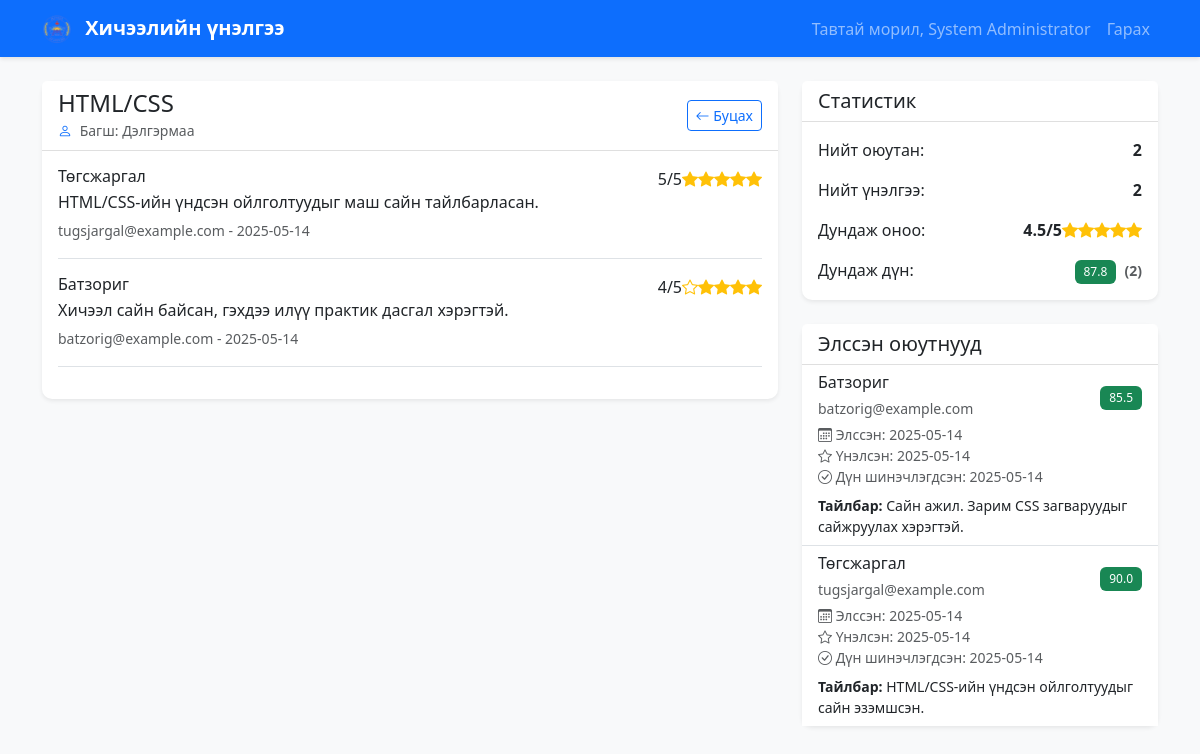
Screenshot of /evaluation/view.php?course_id=3 (signed in) with the database file from the repository.
### tables this page shows
CREATE TABLE IF NOT EXISTS courses (
    id INT AUTO_INCREMENT PRIMARY KEY,
    name VARCHAR(255) NOT NULL,
    teacher_id INT NOT NULL,
    created_at TIMESTAMP DEFAULT CURRENT_TIMESTAMP,
    FOREIGN KEY (teacher_id) REFERENCES users(id) ON DELETE CASCADE
);

CREATE TABLE IF NOT EXISTS users (
    id INT AUTO_INCREMENT PRIMARY KEY,
    name VARCHAR(255) NOT NULL,
    email VARCHAR(255) NOT NULL UNIQUE,
    password VARCHAR(255) NOT NULL,
    role ENUM('admin', 'teacher', 'student') NOT NULL,
    created_at TIMESTAMP DEFAULT CURRENT_TIMESTAMP
);

CREATE TABLE IF NOT EXISTS evaluations (
    id INT AUTO_INCREMENT PRIMARY KEY,
    course_id INT NOT NULL,
    student_id INT NOT NULL,
    score INT NOT NULL CHECK (score BETWEEN 1 AND 5),
    comment TEXT NOT NULL,
    created_at TIMESTAMP DEFAULT CURRENT_TIMESTAMP,
    FOREIGN KEY (course_id) REFERENCES courses(id) ON DELETE CASCADE,
    FOREIGN KEY (student_id) REFERENCES users(id) ON DELETE CASCADE,
    UNIQUE KEY unique_evaluation (course_id, student_id)
);

CREATE TABLE IF NOT EXISTS course_enrollments (
    id INT AUTO_INCREMENT PRIMARY KEY,
    course_id INT NOT NULL,
    student_id INT NOT NULL,
    enrolled_at TIMESTAMP DEFAULT CURRENT_TIMESTAMP,
    FOREIGN KEY (course_id) REFERENCES courses(id) ON DELETE CASCADE,
    FOREIGN KEY (student_id) REFERENCES users(id) ON DELETE CASCADE,
    UNIQUE KEY unique_enrollment (course_id, student_id)
);

CREATE TABLE IF NOT EXISTS grades (
    id INT AUTO_INCREMENT PRIMARY KEY,
    course_id INT NOT NULL,
    student_id INT NOT NULL,
    grade DECIMAL(5,2) NOT NULL,
    feedback TEXT,
    created_at TIMESTAMP DEFAULT CURRENT_TIMESTAMP,
    updated_at TIMESTAMP DEFAULT CURRENT_TIMESTAMP ON UPDATE CURRENT_TIMESTAMP,
    FOREIGN KEY (course_id) REFERENCES courses(id) ON DELETE CASCADE,
    FOREIGN KEY (student_id) REFERENCES users(id) ON DELETE CASCADE,
    UNIQUE KEY unique_grade (course_id, student_id)
);

### evaluation/view.php (the view, shortened to what this page needs)
<?php
require_once '../db.php';
$course_id = filter_var($_GET['course_id'], FILTER_VALIDATE_INT);
$stmt = $conn->prepare("
    SELECT
        c.id,
        c.name as course_name,
        c.teacher_id,
        u.name as teacher_name,
        (SELECT COUNT(*) FROM course_enrollments WHERE course_id = c.id) as total_students,
        (SELECT COUNT(*) FROM evaluations WHERE course_id = c.id) as total_evaluations,
        (SELECT AVG(score) FROM evaluations WHERE course_id = c.id) as average_score,
        (SELECT COUNT(*) FROM grades WHERE course_id = c.id) as graded_count,
        (SELECT AVG(grade) FROM grades WHERE course_id = c.id) as average_grade
    FROM courses c
    JOIN users u ON c.teacher_id = u.id
    WHERE c.id = ?
");
$stmt->bind_param("i", $course_id);
$stmt->execute();
$course = $stmt->get_result()->fetch_assoc();
$stmt = $conn->prepare("
    SELECT
        e.id,
        e.score,
        e.comment,
        e.created_at,
        u.name as student_name,
        u.email as student_email
    FROM evaluations e
    JOIN users u ON e.student_id = u.id
    WHERE e.course_id = ?
    ORDER BY e.created_at DESC
");
$stmt->bind_param("i", $course_id);
$stmt->execute();
$evaluations = $stmt->get_result()->fetch_all(MYSQLI_ASSOC);
$stmt = $conn->prepare("
    SELECT
        u.id,
        u.name,
        u.email,
        ce.enrolled_at,
        e.score,
        e.created_at as evaluation_date,
        g.grade,
        g.feedback,
        g.updated_at as grade_updated_at
    FROM course_enrollments ce
    JOIN users u ON ce.student_id = u.id
    LEFT JOIN evaluations e ON e.course_id = ce.course_id AND e.student_id = ce.student_id
    LEFT JOIN grades g ON g.course_id = ce.course_id AND g.student_id = ce.student_id
    WHERE ce.course_id = ?
    ORDER BY u.name
");
$stmt->bind_param("i", $course_id);
$stmt->execute();
$enrolled_students = $stmt->get_result()->fetch_all(MYSQLI_ASSOC);
?>
<!DOCTYPE html>
<html lang="mn">
<head>
    <link href="https://cdn.jsdelivr.net/npm/bootstrap@5.3.0/dist/css/bootstrap.min.css" rel="stylesheet">
    <link rel="stylesheet" href="https://cdn.jsdelivr.net/npm/bootstrap-icons@1.7.2/font/bootstrap-icons.css">
    <link rel="stylesheet" href="../css/style.css">
</head>
<body class="bg-light">
    <nav class="navbar navbar-expand-lg navbar-dark bg-primary">
        <div class="container">
            <a class="navbar-brand" href="../dashboard/<?php echo $_SESSION['role']; ?>.php">
                <img src="../assets/logo.png" alt="Logo" height="30" class="d-inline-block align-text-top me-2">
                Хичээлийн үнэлгээ
            </a>
            <div class="collapse navbar-collapse" id="navbarNav">
                <ul class="navbar-nav ms-auto">
                    <li class="nav-item">
                        <span class="nav-link">Тавтай морил, <?php echo htmlspecialchars($_SESSION['user_name']); ?></span>
                    </li>
                    <li class="nav-item">
                        <a class="nav-link" href="../logout.php">Гарах</a>
                    </li>
                </ul>
            </div>
        </div>
    </nav>
    <div class="container mt-4">
        <div class="row">
            <div class="col-md-8">
                <div class="card shadow-sm mb-4">
                    <div class="card-header bg-white">
                        <div class="d-flex justify-content-between align-items-center">
                            <div>
                                <h4 class="mb-0"><?php echo htmlspecialchars($course['course_name']); ?></h4>
                                <small class="text-muted">
                                    <i class="bi bi-person text-primary me-1"></i>
                                    Багш: <?php echo htmlspecialchars($course['teacher_name']); ?>
                                </small>
                            </div>
                            <a href="../dashboard/<?php echo $_SESSION['role']; ?>.php" class="btn btn-outline-primary btn-sm">
                                <i class="bi bi-arrow-left"></i> Буцах
                            </a>
                        </div>
                    </div>
                    <div class="card-body">
                        <?php if (empty($evaluations)): ?>
                            <div class="text-center py-4">
                                <div class="text-muted">
                                    <i class="bi bi-star fs-4 d-block mb-2"></i>
                                    Үнэлгээ байхгүй байна
                                </div>
                            </div>
                        <?php else: ?>
                            <?php foreach ($evaluations as $eval): ?>
                                <div class="border-bottom pb-3 mb-3">
                                    <div class="d-flex justify-content-between align-items-start">
                                        <div>
                                            <h6 class="mb-1"><?php echo htmlspecialchars($eval['student_name']); ?></h6>
                                            <p class="mb-1"><?php echo htmlspecialchars($eval['comment']); ?></p>
                                            <small class="text-muted">
                                                <?php echo htmlspecialchars($eval['student_email']); ?> -
                                                <?php echo date('Y-m-d', strtotime($eval['created_at'])); ?>
                                            </small>
                                        </div>
                                        <div class="text-end">
                                            <div class="rating">
                                                <?php for ($i = 1; $i <= 5; $i++): ?>
                                                    <i class="bi bi-star<?php echo $i <= $eval['score'] ? '-fill' : ''; ?> text-warning"></i>
                                                <?php endfor; ?>
                                                <span class="ms-1"><?php echo $eval['score']; ?>/5</span>
                                            </div>
                                        </div>
                                    </div>
                                </div>
                            <?php endforeach; ?>
                        <?php endif; ?>
                    </div>
                </div>
            </div>
            <div class="col-md-4">
                <div class="card shadow-sm mb-4">
                    <div class="card-header bg-white">
                        <h5 class="mb-0">Статистик</h5>
                    </div>
                    <div class="card-body">
                        <div class="d-flex justify-content-between mb-3">
                            <span>Нийт оюутан:</span>
                            <span class="fw-bold"><?php echo $course['total_students']; ?></span>
                        </div>
                        <div class="d-flex justify-content-between mb-3">
                            <span>Нийт үнэлгээ:</span>
                            <span class="fw-bold"><?php echo $course['total_evaluations']; ?></span>
                        </div>
                        <div class="d-flex justify-content-between mb-3">
                            <span>Дундаж оноо:</span>
                            <span class="fw-bold">
                                <?php if ($course['average_score']): ?>
                                    <div class="rating">
                                        <?php for ($i = 1; $i <= 5; $i++): ?>
                                            <i class="bi bi-star<?php echo $i <= round($course['average_score']) ? '-fill' : ''; ?> text-warning"></i>
                                        <?php endfor; ?>
                                        <span class="ms-1"><?php echo number_format($course['average_score'], 1); ?>/5</span>
                                    </div>
                                <?php else: ?>
                                    <span class="text-muted">Үнэлгээ байхгүй</span>
                                <?php endif; ?>
                            </span>
                        </div>
                        <div class="d-flex justify-content-between">
                            <span>Дундаж дүн:</span>
                            <span class="fw-bold">
                                <?php if ($course['graded_count'] > 0): ?>
                                    <span class="badge bg-<?php echo $course['average_grade'] >= 60 ? 'success' : 'danger'; ?>">
                                        <?php echo number_format($course['average_grade'], 1); ?>
                                    </span>
                                    <small class="text-muted ms-1">
                                        (<?php echo $course['graded_count']; ?>)
                                    </small>
                                <?php else: ?>
                                    <span class="text-muted">Дүн байхгүй</span>
                                <?php endif; ?>
                            </span>
                        </div>
                    </div>
                </div>
                <div class="card shadow-sm">
                    <div class="card-header bg-white">
                        <h5 class="mb-0">Элссэн оюутнууд</h5>
                    </div>
                    <div class="card-body p-0">
                        <?php if (empty($enrolled_students)): ?>
                            <div class="text-center py-4">
                                <div class="text-muted">
                                    <i class="bi bi-people fs-4 d-block mb-2"></i>
                                    Оюутан байхгүй байна
                                </div>
                            </div>
                        <?php else: ?>
                            <div class="list-group list-group-flush">
                                <?php foreach ($enrolled_students as $student): ?>
                                    <div class="list-group-item">
                                        <div class="d-flex justify-content-between align-items-center">
                                            <div>
                                                <h6 class="mb-1"><?php echo htmlspecialchars($student['name']); ?></h6>
                                                <small class="text-muted">
                                                    <?php echo htmlspecialchars($student['email']); ?>
                                                </small>
                                            </div>
                                            <?php if ($student['grade'] !== null): ?>
                                                <div class="text-end">
                                                    <span class="badge bg-<?php echo $student['grade'] >= 60 ? 'success' : 'danger'; ?>">
                                                        <?php echo number_format($student['grade'], 1); ?>
                                                    </span>
                                                </div>
                                            <?php endif; ?>
                                        </div>
                                        <small class="text-muted d-block mt-1">
                                            <i class="bi bi-calendar3"></i>
                                            Элссэн: <?php echo date('Y-m-d', strtotime($student['enrolled_at'])); ?>
                                            <?php if ($student['evaluation_date']): ?>
                                                <br>
                                                <i class="bi bi-star"></i>
                                                Үнэлсэн: <?php echo date('Y-m-d', strtotime($student['evaluation_date'])); ?>
                                            <?php endif; ?>
                                            <?php if ($student['grade_updated_at']): ?>
                                                <br>
                                                <i class="bi bi-check-circle"></i>
                                                Дүн шинэчлэгдсэн: <?php echo date('Y-m-d', strtotime($student['grade_updated_at'])); ?>
                                            <?php endif; ?>
                                        </small>
                                        <?php if ($student['feedback']): ?>
                                            <div class="mt-2 small">
                                                <strong>Тайлбар:</strong> <?php echo htmlspecialchars($student['feedback']); ?>
                                            </div>
                                        <?php endif; ?>
                                    </div>
                                <?php endforeach; ?>
                            </div>
                        <?php endif; ?>
                    </div>
                </div>
            </div>
        </div>
    </div>
</body>
</html>

### css/style.css (style rules this page uses)
body { min-height: 100vh; display: flex; flex-direction: column; }
.rating { display: flex; flex-direction: row-reverse; justify-content: flex-end; }
.card { border: none; border-radius: 10px; }
.card-header { border-bottom: 1px solid rgba(0,0,0,.125); background-color: #fff; }
.badge { padding: 0.5em 0.75em; font-weight: 500; }
.navbar { box-shadow: 0 2px 4px rgba(0,0,0,.1); }
.navbar-brand { font-weight: 600; }

### rows the page displays
courses: name "HTML/CSS", teacher.name "Дэлгэрмаа"
evaluations: student.name "Төгсжаргал", comment "HTML/CSS-ийн үндсэн ойлголтуудыг маш сайн тайлбарласан.", student.email "tugsjargal@example.com", created_at "2025-05-14", score "5"
evaluations: student.name "Батзориг", comment "Хичээл сайн байсан, гэхдээ илүү практик дасгал хэрэгтэй.", student.email "batzorig@example.com", created_at "2025-05-14", score "4"
course_enrollments: student.name "Батзориг", student.email "batzorig@example.com", grades.grade "85.5", enrolled_at "2025-05-14", evaluations.created_at "2025-05-14", grades.updated_at "2025-05-14", grades.feedback "Сайн ажил. Зарим CSS загваруудыг сайжруулах хэрэгтэй."
course_enrollments: student.name "Төгсжаргал", student.email "tugsjargal@example.com", grades.grade "90.0", enrolled_at "2025-05-14", evaluations.created_at "2025-05-14", grades.updated_at "2025-05-14", grades.feedback "HTML/CSS-ийн үндсэн ойлголтуудыг сайн эзэмшсэн."

### other values shown
$_SESSION['user_name'] "System Administrator"
$course['total_students'] "2"
$course['total_evaluations'] "2"
$course['average_score'] "4.5"
$course['average_grade'] "87.8"
$course['graded_count'] "2"
